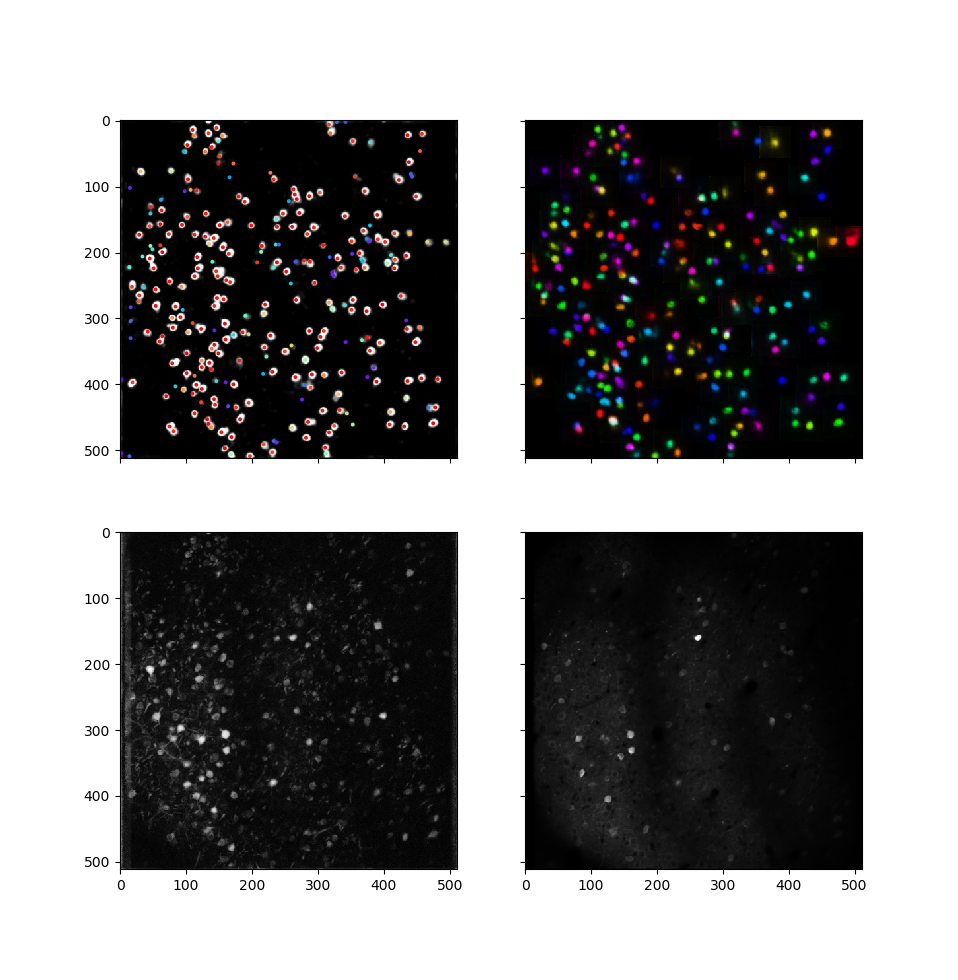
#> input picture cells_kitchen/sample_segmentation.png, 958 x 980 px; its folder holds only this picture in this run
$ python -i utils.py   (imports and definitions only)   (older library calls are emulated)
#> lines starting #> are read from the running program, lines starting #| are printed output that depends on the picture
import glob
import os
import numpy as np
from tqdm import tqdm
from scipy.ndimage import convolve
import matplotlib.pyplot as plt
import json
import cv2
import tifffile
from PIL import Image, ImageDraw, ImageFont
from cells_kitchen import config as cfg
from scipy import signal


# [60 lines left out: functions get_frames, get_subimg, not called in this run]


def get_correlation_image(imgs):
    """
    given stack of images, returns image representing temporal correlation between each pixel and surrounding eight pixels
    """

    # define kernel
    # kernel = np.ones((3, 3), dtype='float32')
    # kernel[1, 1] = 0

    # kernel = np.array([[0,1,0], [1,0,1], [0,1,0]], dtype='float32')

    kernel = signal.gaussian(7, 3, sym=True)
    kernel = np.outer(kernel, kernel)
    kernel[3, 3] = 0

    mask = convolve(np.ones(imgs.shape[1:], dtype='float32'), kernel, mode='constant')

    # normalize image
    imgs_norm = imgs.copy()
    imgs_norm -= np.mean(imgs_norm, axis=0)
    imgs_std = np.std(imgs_norm, axis=0)
    imgs_std[imgs_std == 0] = np.inf
    imgs_norm /= imgs_std

    # compute correlation image
    img_corr = convolve(imgs_norm, kernel[np.newaxis, :], mode='constant') / mask
    img_corr = imgs_norm * img_corr
    img_corr = np.mean(img_corr, 0)

    return img_corr


# [164 lines left out: functions scale_img, get_targets, add_contours, enhance_contrast, save_prediction_img, write_sample_imgs and 1 more, not called in this run]

>>> import cv2
>>> picture = cv2.imread('sample_segmentation.png', cv2.IMREAD_GRAYSCALE)
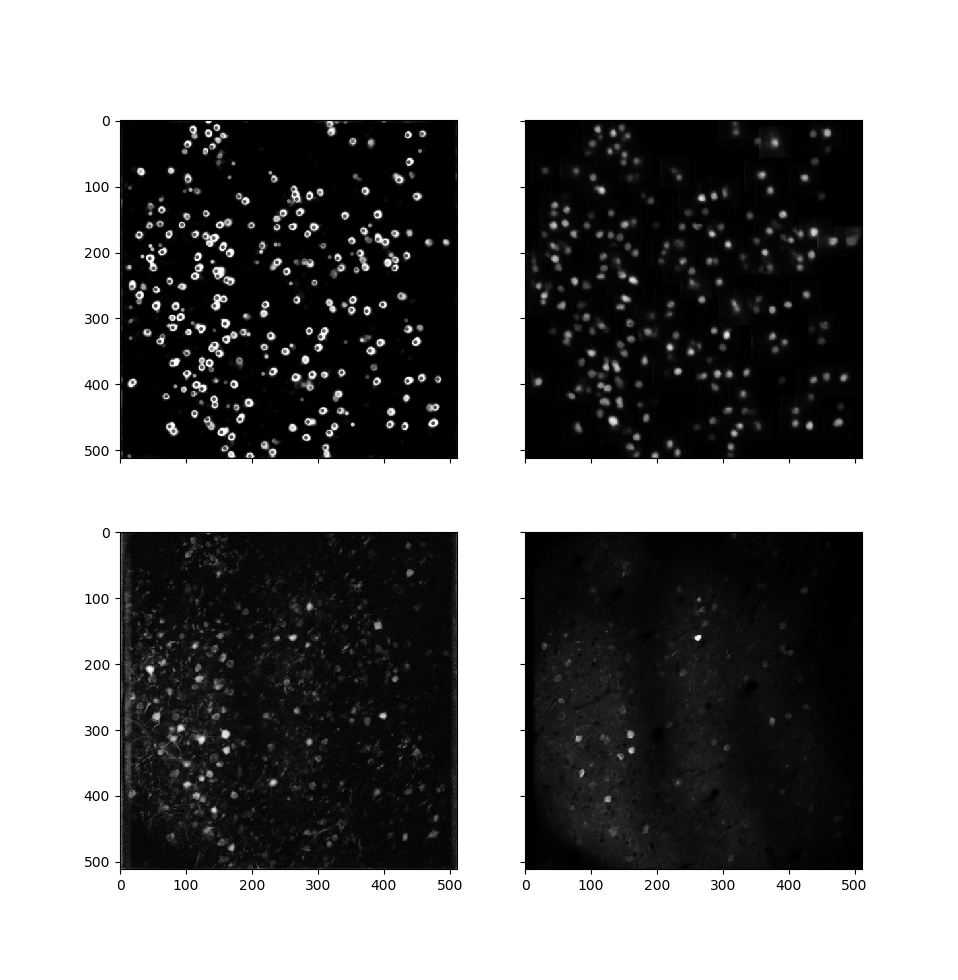
#> picture: shape (980, 958); min 0, max 255, mean 137.4
#> (the run stopped early here; a loop or call above may not have finished)
